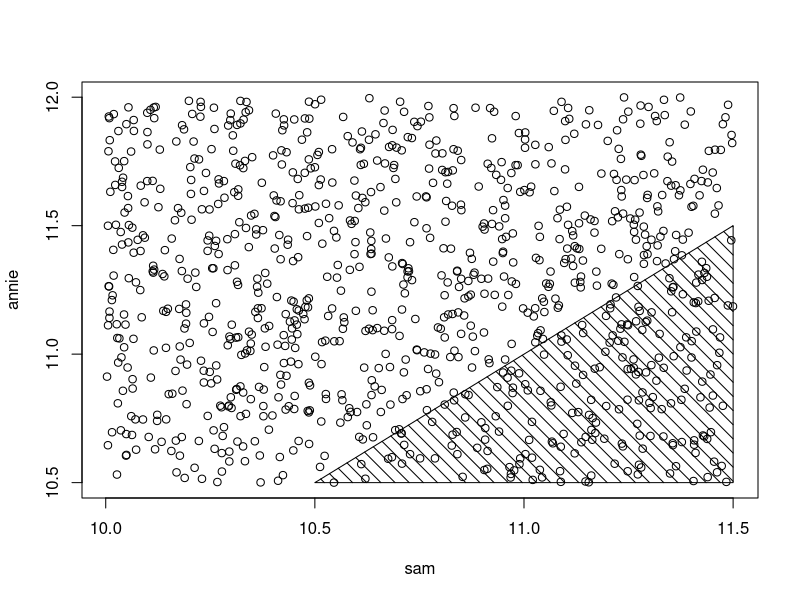
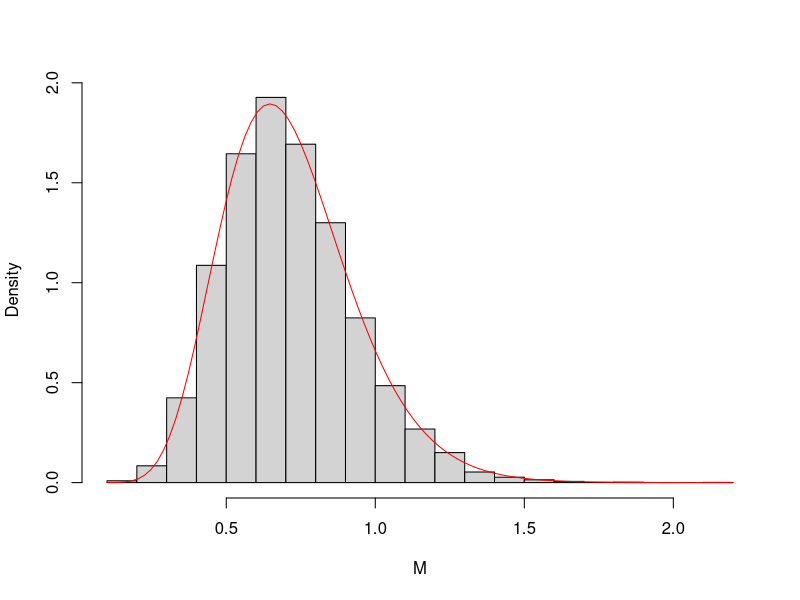
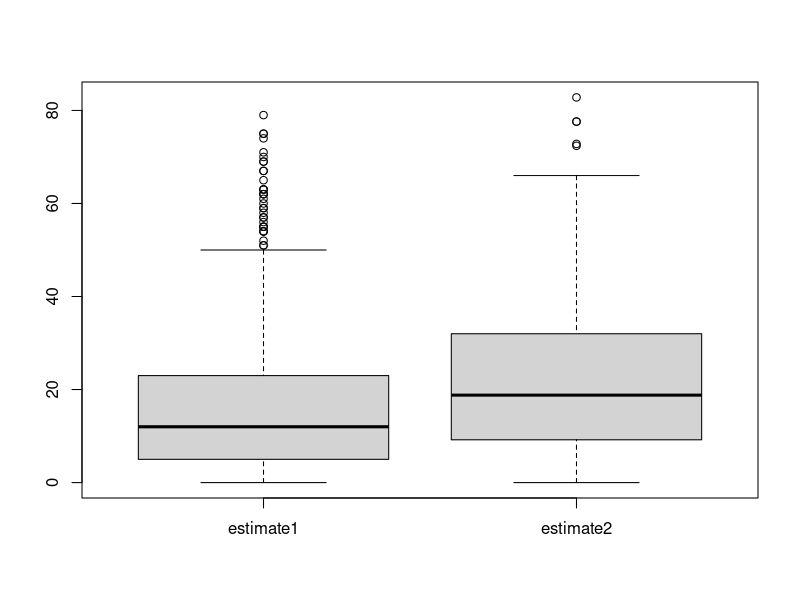

Write R code to recreate these figures, in order.

###############################################
###   MONTE CARLO METHODS IN INFERENCE      ###
###############################################

# Monte Carlo Methods may refer to any method in
# statistical inference or numerical analysis 
# where simulation is used.

# Here we just look at inference.
# Can use MC to estimate parameters of sampling
# distribution of a statistic, mean squared 
# error (MSE), percentiles, or other measures 
# of interest.

# In statistical inference there is uncertainty
# in an estimate. The methods we are going to 
# look at now use repeated sampling from a 
# given probability model, known as parametric 
# bootstrap, to investigate.

# We simulate the stochastic process that 
# generated the data, repeatedly drawing 
# samples under identical conditions.

# Other MC methods known as nonparametric 
# use repeated sampling from an observed sample.

### MONTE CARLO METHODS FOR ESTIMATION

## Let's begin with simply estimating a 
## probability. Sometimes this is referred 
## to as computing an expectation of a 
## random variable.

## If you have a random variable X with 
## a density function f(x) and we want to 
## compute the expectation of a function h(x)
## which models the probability of f(X),
## (or the area under the curve of f(x)), 
## then h(x) can be expressed as the integral
## of f(x).

## Sam and Annie from 'Sleepless in Seattle'

## Let A and S represent Sam's and Annie's 
## arrival times at the Empire State Building, 
## where we measure the arrival time as the
## number of hours after noon.

## We assume A and S are independent and 
## uniformly distributed and that Annie 
## arrives somewhere between 10:30 and midnight
## and Sam arrives somewhere between 10:00 and
## 11:30PM.

## Our Questions are:
# 1) What is the probability that Annie 
#    arrives before Sam?
# 2) What is expected difference in arrival 
#    times?

## FIRST QUESTION
# We simulate a large number of values from 
# distribution of (A,S) say, 1000,
# where A and S are independent:


sam <- runif(1000, 10, 11.5) # creating IID uniform distribution with runif
annie <- runif(1000, 10.5, 12)


# We want the probability P(A < S) which is estimated
# by the proportion of simulated pairs (a,s) where a is
# smaller than s

prob <- sum(annie < sam) / 1000
prob

# shaded area shows a < s
plot(sam, annie)
polygon(c(10.5, 11.5, 11.5, 10.5),
        c(10.5, 10.5, 11.5, 10.5), density = 10, angle = 135)


# standard error of this estimate is
sqrt(prob * (1 - prob) / 1000)


# Annie more likely to arrive later, so we model E(A -S)
difference <- annie - sam

# Monte Carlo estimate is the mean of these differences
mc.est <- mean(difference)
mc.est

# Estimated standard error is the standard deviation of diffs
# divided by square root of simulation sample size:
se.est <- sd(difference) / sqrt(1000)
c(mc.est, se.est)


# This one is easy. We generate a large number 
# of random samples of size 2 from a standard 
# normal distribution, then compute the 
# replicate pairs' mean differences, and then
# the mean of those differences.

m <- 1000
g <- numeric(m)
for (i in 1:m) {
  x <- rnorm(2)
  g[i] <- abs(x[1] - x[2])
}

est <- mean(g)
est

### Example of Estimating the MSE of 
### a trimmed mean

# A trimmed mean can be used to estimate the 
# center of a continuous symmetric distribution 
# that is not normal

# You get a trimmed mean by averaging all but 
# the largest and smallest sample observations.

# Here the center is 0, we implement by writing 
# a for loop (could also use replicate() 
# function)

n <- 20
m <- 1000
tmean <- numeric(m)
for (i in 1:m) {
  x <- sort(rnorm(n)) # sort n is vector of 20
  tmean[i] <- sum(x[2:(n-1)]) / (n-2) # trim off first and last 
}

mse <- mean(tmean^2)
mse

# standard error of the mse estimate
sqrt(sum((tmean - mean(tmean))^2)) / m


### Estimate MSE of trimmed median

# actually, median is a trimmed mean
# So here we repeat for the median

n <- 20
m = 1000
tmedian <- numeric(m)
for (i in 1:m) {
  x <- sort(rnorm(n))
  tmedian[i] <- median(x)
}
# calculating mean squared error
mse <- mean(tmedian^2)
mse
# calculating standard error
sqrt(sum((tmedian - mean(tmedian))^2))/m

#### ESTIMATING A CONFIDENCE LEVEL


# Often need evaluate cdf of sampling distribution
# of a statistic, when density function is unknown.

# For example, often assume that sampled population
# is normally distributed. If population non-normal,
# true distribution of the estimator may be unknown.

# This is a problem of integration, when you can
# generate the distribution g(X) but the true
# function g(x) is unknown.

### Example of Confidence interval for variance

# Consider confidence interval for variance, is
# sensitive to mild departures from normality. Can
# use MC methods to estimate true confidence level
# when normal theory confidence interval for variance
# is applied to non-normal data.

# Here we calculate 95% Upper Confidence Limit (UCL)
# for random sample size n=20 from a n(0, var=4)
# distribution (sigma-squared is 4 in this case)

n <- 20 # sample size
alpha <- .05 # alpha for 95 UCL
x <- rnorm(n, mean=0, sd=2) # normally distributed data with mean 0 and sd 2
# qchisq is quantile function for chi-sq dist w / df n -1
(UCL <- (n-1) * var(x) / qchisq(alpha, df=n-1))


# Do it several times, Upper Confidence Limit
# (UCL) all contain sigma-squared = 4

# If we do this large number of times, approximately
# 95% of the intervals should contain sigma-squared
# (=4) assuming sampled population is normal with a
# variance sigma-squared.

### Example of MC estimate of confidence level

# Simulation experiment: Repeat large number of times,
# compute the proportion of intervals that contain
# the target parameter

n <- 20
alpha <- .05
UCL <- replicate(1000, expr = {
  x <- rnorm(n, mean = 0, sd = 2)
  (n-1) * var(x) / qchisq(alpha, df = n - 1)
})

# count number of intervals that contain sigma^2=4
sum(UCL > 4)

mean(UCL > 4)

# calculating the Confidence Interval in a function
calcCI <- function(n, alpha0) {
  y <- rnorm(n, mean = 0, sd = 2)
  return((n-1) * var(y) / qchisq(alpha, df = n-1))
}

UCL <- replicate(1000, expr = calcCI(n=20, alpha = 0.05))

sum(UCL > 4)


### Example of Empirical confidence level

# What happens is sampled population is non-normal?
# Suppose have sampled pop of chi-Sq(2) which has a
# variance of 4, but is distinctly non-normal.

# We simply repeat the simulation, replacing N(0,4)
# samples with Chi-Sq(2) samples

UCL <- replicate(1000, expr = {
  x <- rchisq(n, df = 2) # did not use rnorm to sample
  (n-1) * var(x) / qchisq(alpha, df = n-1)
})

sum(UCL > 4)


# In this experiment, only 794 of the intervals contained
# the population variance, which is far less than the 95%
# coverage under normality.

## NOTE: all examples above are 'parametric' in sense that
## distribution of sampled population is specified. MC
## approach here is called 'parametric bootstrap'

## Is in contrast to the 'ordinary bootstrap' where samples
## are generated from observed samples where distribution 
## is NOT specified, is sometimes called 'non-parametric'
## and includes bootstrapping and jackknifing, which can
## also be used to estimate the bias and the standard
## error of an estimate.

## MORE ON SIMULATING SAMPLING DISTRIBUTION WITH MC
# Suppose observe a random sample y1,...,yn
# from exponential density function with unknown
# location parameter theta and you only observe
# sample median M

# simulate the median for exponential function
sim.median <- function(n) {
  return(median(rexp(n)))
}

# replicate 10000 times for a sample size of 21
M <- replicate(10000, sim.median(21))

# draw histogram, use PROB=TRUE so vertical
# axis is probability density function
hist(M, prob=TRUE, main="")

# to confirm simulated draws are from
# sampling density of M, we define samp.med()
# to compute exact density
samp.med <- function(m, n){
  con <- factorial(n) / factorial((n-1)/2)^2
  con * pexp(m)^((n - 1) / 2) * (1 - pexp(m))^((n - 1) / 2) *  dexp(m)
}


# then use curve to overlay exact density on 
# histogram of simulated sample, is a good fit
curve(samp.med(x,21), add=TRUE, col="red")


## CONSTRUCTING A PERCENTILE CONF INTERVAL
# Suppose observe a random sample y1,...,yn
# from exponential density function with unknown
# location parameter theta and you only observe
# sample median M

# compute quantile for 90% CI
# in between %5 and 95%
q <- quantile(M, c(0.05, 0.95))

#         5%       95% 
#    0.3972995 1.1106747 

# So 90% CI is (M-1.1062898,M-0.4011316)

# to illustrate using this CI, suppose we collect
# the following 31 exponential observations 
# stored in vector y (data is collected from
# exponential distribution with theta = 4.5)
y = c(6.11, 5.04, 4.83, 4.89, 4.97, 5.15, 7.98, 4.62,
      6.19, 4.58, 6.34, 4.54, 6.37, 5.64, 4.53, 4.68,
      5.17, 4.72, 5.06, 4.96, 4.70)

median(y)

# width of CI
c(median(y) - q[2], median(y) - q[1])
#      95%       5% 
#   3.859325 4.572700


# actual value of theta is 4.5. If we repeated
# this procedure a large number of times, we
# would find that approximately 90% of the
# intervals would cover theta


## COMPARING ESTIMATORS: THE TAXI PROBLEM
# a person is wandering the streets of a city
# and notices the following numbers of 5 taxis
# that pass by: 34,100,65,81,120

# Can she make an intelligent guess at the number
# of taxis in the city?: Is a problem of statistical
# inference where population is collection of
# taxis driven in city and one wishes to know
# unknown number of taxis N

# Assume taxis are numbered 1 to N, each equally
# likely to be observed

# Consider two possible estimates: (1) the 
# largest taxi number observed; and (2) twice the
# sample mean. 

# Which is a better estimate of the number of
# taxis N?

# We compare these two estimators using a sim

# Simulate taxi numbers from a uniform dist
# with a known number of taxis N and compute
# the two estimates. Repeat many times and
# obtain two empirical sampling distributions.

# Then can compare the two estimators by 
# examining various properties of their respective
# sampling distributions

# taxi() function implements a single simulation.
# Two arguments: actual number of taxis N and
# sample size n. sample() function simulates 
# observed taxi numbers and values of the two
# estimates are stored in variables estimate1
# and estimate2.


taxi <- function(N, n) {
  y <- sample(N, size=n, replace=TRUE)
  estimate1 <- max(y)
  estimate2 <- 2*mean(y)
  c(estimate1=estimate1, estimate2=estimate2)
}

# Lets say the actual number of taxis in the city is 100
# and we observe numbers of n=5 taxis.
taxi(100, 5)


# Lets simulate sampling process 1000 times
EST <- replicate(1000, taxi(100, 5))
str(EST)

# Estimate Bias

# Want unbiased average value of estimator as value of estimator

# We know number of taxis to be 100 and know standard error

# Here we estimate their bias and standard errors
c(mean(EST["estimate1",]) -100, sd(EST["estimate1",])/sqrt(1000))
# [1] -16.5110000   0.4567916
c(mean(EST["estimate2",]) -100, sd(EST["estimate2",])/sqrt(1000))
# [1] 0.5148000 0.8438006


## Estimating mean distance from target
# compute mean absolute error and draw boxplot
absolute.error <- abs(EST - 100)
boxplot(t(absolute.error))








